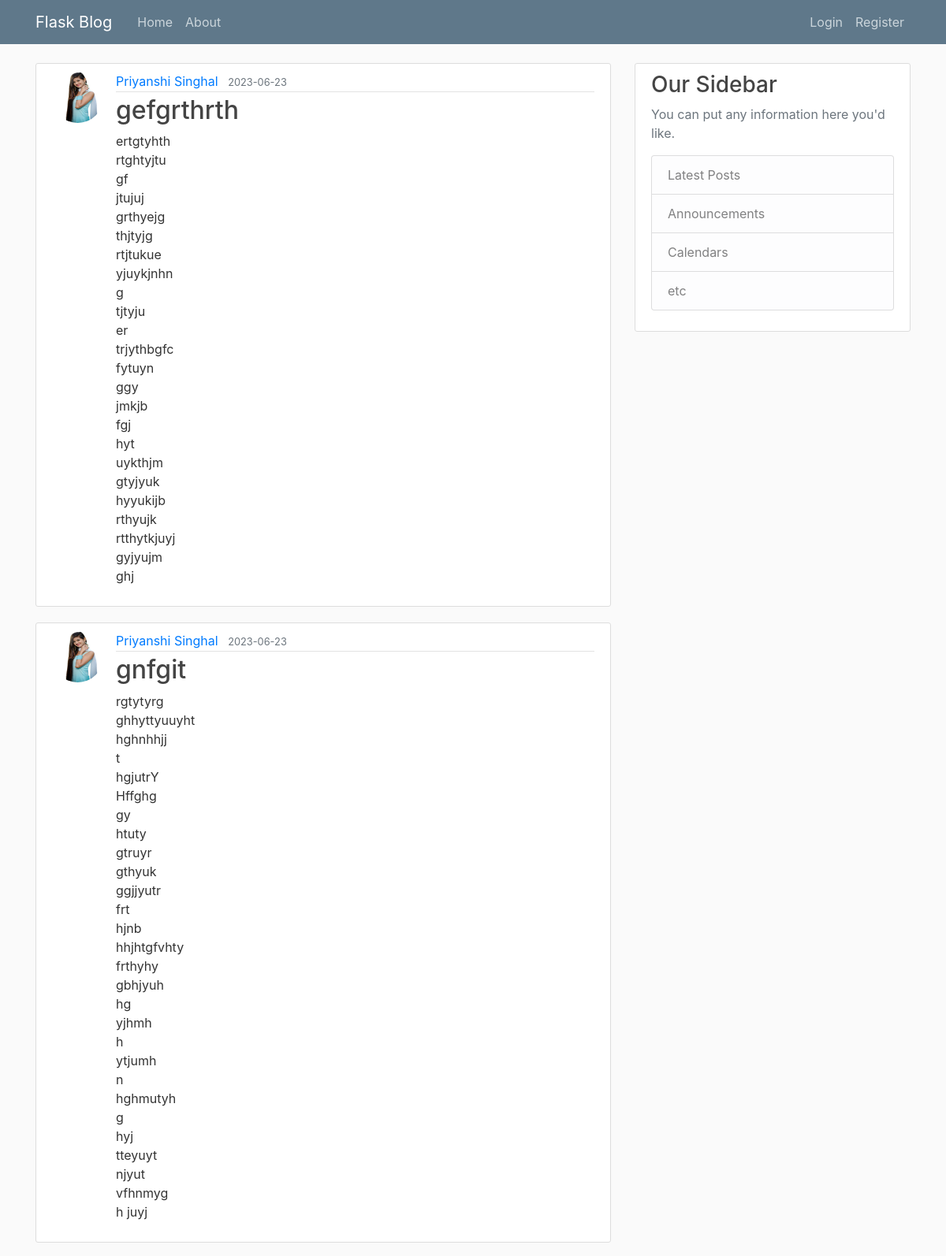
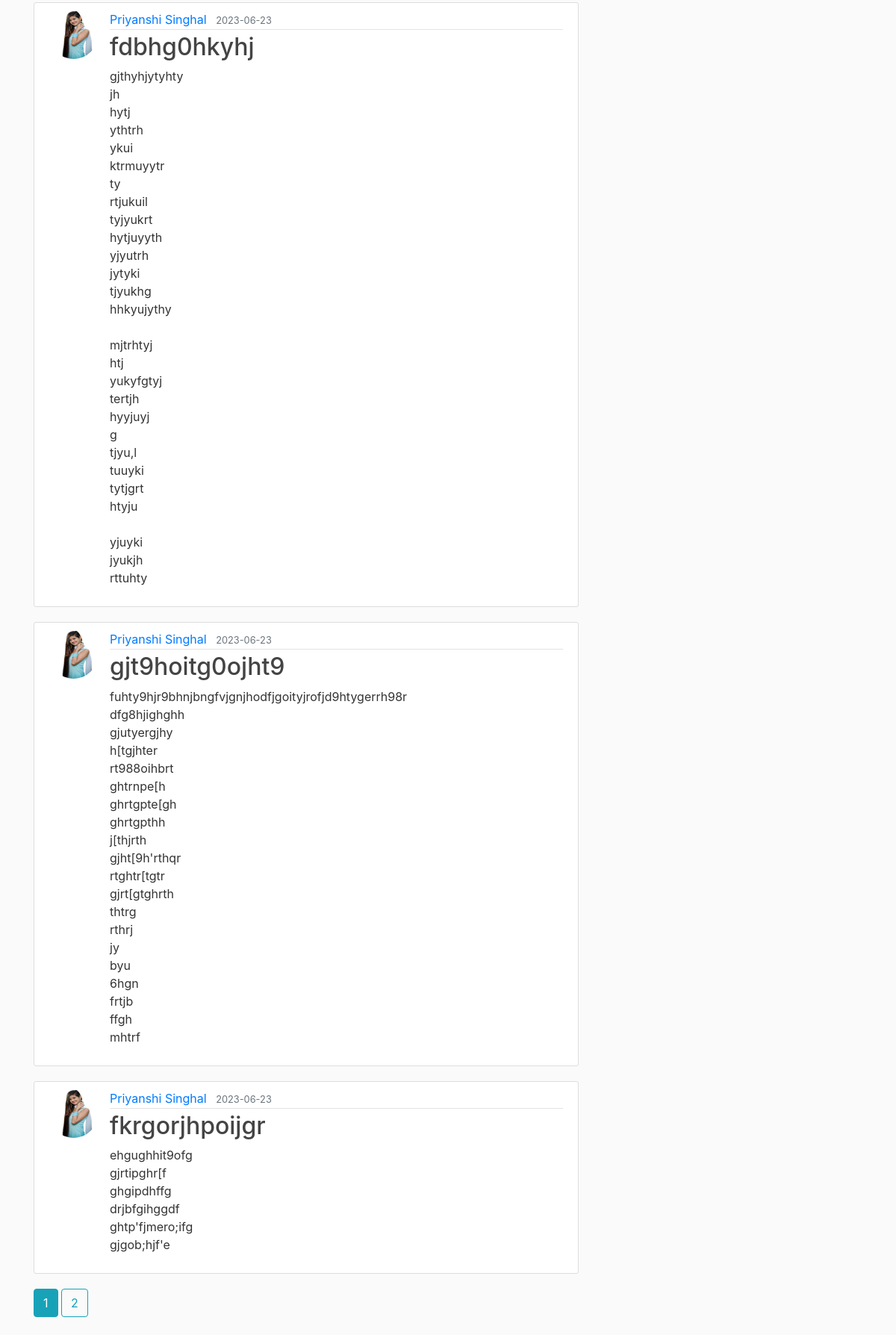
The page /home on the database its author committed (2 pictures, top to bottom).
### flaskblog/models.py (models this page shows, shortened)
class Post(db.Model):
    id = db.Column(db.Integer, primary_key=True)
    title = db.Column(db.String(100), nullable=False)
    date_posted = db.Column(db.DateTime, nullable=False, default=datetime.utcnow)
    content = db.Column(db.Text, nullable=False)
    user_id = db.Column(db.Integer, db.ForeignKey('user.id'), nullable=False)

class User(db.Model, UserMixin):
    id = db.Column(db.Integer, primary_key=True)
    username = db.Column(db.String(20), unique=True, nullable=False)
    email = db.Column(db.String(120), unique=True, nullable=False)
    image_file = db.Column(db.String(20), nullable=False, default='default.jpg')
    password = db.Column(db.String(60), nullable=False)
    posts = db.relationship('Post', backref='author', lazy=True)

### flaskblog/main/routes.py (the view)
@main.route("/")
@main.route("/home")
def home():
    page = request.args.get('page', 1, type=int)
    posts = Post.query.order_by(Post.date_posted.desc()).paginate(page=page, per_page=5)
    return render_template('home.html', posts=posts)

### flaskblog/templates/home.html
{% extends "layout.html" %}
{% block content %}
    {% for post in posts.items %}
        <article class="media content-section">
          <img class="rounded-circle article-img" src="{{ url_for('static', filename='profile_pics/' + post.author.image_file) }}">
          <div class="media-body">
            <div class="article-metadata">
              <a class="mr-2" href="{{ url_for('user_posts', username=post.author.username) }}">{{ post.author.username }}</a>
              <small class="text-muted">{{ post.date_posted.strftime('%Y-%m-%d') }}</small>
            </div>
            <h2><a class="article-title" href="{{ url_for('post', post_id=post.id) }}">{{ post.title }}</a></h2>
            <p class="article-content">{{ post.content }}</p>
          </div>
        </article>
    {% endfor %}
    {% for page_num in posts.iter_pages(left_edge=1, right_edge=1, left_current=1, right_current=2) %}
      {% if page_num %}
        {% if posts.page == page_num %}
          <a class="btn btn-info mb-4" href="{{ url_for('home', page=page_num) }}">{{ page_num }}</a>
        {% else %}
          <a class="btn btn-outline-info mb-4" href="{{ url_for('home', page=page_num) }}">{{ page_num }}</a>
        {% endif %}
      {% else %}
        ...
      {% endif %}
    {% endfor %}
{% endblock content %}

### flaskblog/templates/layout.html (shortened to what this page needs)
<!DOCTYPE html>
<html>
<head>
    <link rel="stylesheet" href="https://maxcdn.bootstrapcdn.com/bootstrap/4.0.0/css/bootstrap.min.css">
    <link rel="stylesheet" type="text/css" href="{{ url_for('static', filename='main.css') }}">
</head>
<body>
    <header class="site-header">
      <nav class="navbar navbar-expand-md navbar-dark bg-steel fixed-top">
        <div class="container">
          <a class="navbar-brand mr-4" href="/">Flask Blog</a>
          <div class="collapse navbar-collapse" id="navbarToggle">
            <div class="navbar-nav mr-auto">
              <a class="nav-item nav-link" href="{{ url_for('home') }}">Home</a>
              <a class="nav-item nav-link" href="{{ url_for('about') }}">About</a>
            </div>
            <div class="navbar-nav">
              {% if current_user.is_authenticated %}
                <a class="nav-item nav-link" href="{{ url_for('new_post') }}">New Post</a>
                <a class="nav-item nav-link" href="{{ url_for('account') }}">Account</a>
                <a class="nav-item nav-link" href="{{ url_for('logout') }}">Logout</a>
              {% else %}
                <a class="nav-item nav-link" href="{{ url_for('login') }}">Login</a>
                <a class="nav-item nav-link" href="{{ url_for('register') }}">Register</a>
              {% endif %}
            </div>
          </div>
        </div>
      </nav>
    </header>
    <main role="main" class="container">
      <div class="row">
        <div class="col-md-8">
          {% block content %}{% endblock %}
        </div>
        <div class="col-md-4">
          <div class="content-section">
            <h3>Our Sidebar</h3>
            <p class='text-muted'>You can put any information here you'd like.
              <ul class="list-group">
                <li class="list-group-item list-group-item-light">Latest Posts</li>
                <li class="list-group-item list-group-item-light">Announcements</li>
                <li class="list-group-item list-group-item-light">Calendars</li>
                <li class="list-group-item list-group-item-light">etc</li>
              </ul>
            </p>
          </div>
        </div>
      </div>
    </main>
</body>
</html>

### flaskblog/static/main.css (style rules this page uses)
body { background: #fafafa; color: #333333; margin-top: 5rem; }
h1, h2, h3, h4, h5, h6 { color: #444444; }
.bg-steel { background-color: #5f788a; }
.site-header .navbar-nav .nav-link { color: #cbd5db; }
.content-section { background: #ffffff; padding: 10px 20px; border: 1px solid #dddddd; border-radius: 3px; margin-bottom: 20px; }
.article-title { color: #444444; }
.article-content { white-space: pre-line; }
.article-img { height: 65px; width: 65px; margin-right: 16px; }
.article-metadata { padding-bottom: 1px; margin-bottom: 4px; border-bottom: 1px solid #e3e3e3 }

### rows shown on the page
Post: image_file (picture), author.username "Priyanshi Singhal", date_posted "2023-06-23", title "gefgrthrth", content "ertgtyhth rtghtyjtu gf jtujuj grthyejg thjtyjg rtjtukue yjuykjnhn g tjtyju er trjythbgfc fytuyn ggy jmkjb fgj hyt uykthjm gtyjyuk hyyukijb rthyujk rtthytkjuyj gyjyujm ghj"
Post: image_file (picture), author.username "Priyanshi Singhal", date_posted "2023-06-23", title "gnfgit", content "rgtytyrg ghhyttyuuyht hghnhhjj t hgjutrY Hffghg gy htuty gtruyr gthyuk ggjjyutr frt hjnb hhjhtgfvhty frthyhy gbhjyuh hg yjhmh h ytjumh n hghmutyh g hyj tteyuyt njyut vfhnmyg h juyj"
Post: image_file (picture), author.username "Priyanshi Singhal", date_posted "2023-06-23", title "fdbhg0hkyhj", content "gjthyhjytyhty jh hytj ythtrh ykui ktrmuyytr ty rtjukuil tyjyukrt hytjuyyth yjyutrh jytyki tjyukhg hhkyujythy mjtrhtyj htj yukyfgtyj tertjh hyyjuyj g tjyu,l tuuyki tytjgrt htyju yjuyki jyukjh rttuhty"
Post: image_file (picture), author.username "Priyanshi Singhal", date_posted "2023-06-23", title "gjt9hoitg0ojht9", content "fuhty9hjr9bhnjbngfvjgnjhodfjgoityjrofjd9htygerrh98r dfg8hjighghh gjutyergjhy h[tgjhter rt988oihbrt ghtrnpe[h ghrtgpte[gh ghrtgpthh j[thjrth gjht[9h'rthqr rtghtr[tgtr gjrt[gtghrth thtrg rthrj jy byu 6hgn frtjb ffgh mhtrf"
Post: image_file (picture), author.username "Priyanshi Singhal", date_posted "2023-06-23", title "fkrgorjhpoijgr", content "ehgughhit9ofg gjrtipghr[f ghgipdhffg drjbfgihggdf ghtp'fjmero;ifg gjgob;hjf'e"

### other values the page prints
{{ page_num }} "1"
{{ page_num }} "2"
